Frame 1 (no input): blank canvas, image omitted
Frame 60 (the mouse pressed at the canvas centre just before this capture): blank canvas, image omitted
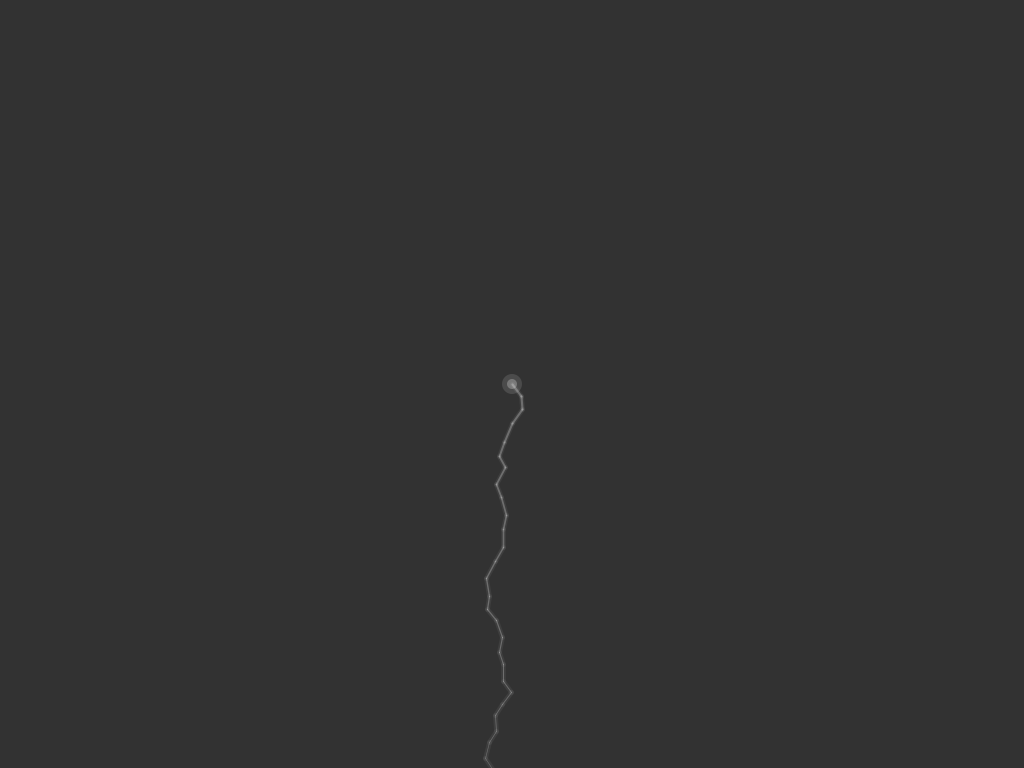
Frame 120 (the mouse held since frame 60 and released just before this capture)

The Processing sketch whose frames 1 and 60 were blank and that drew this single picture after the mouse press (run headless with seeded random() and noise(); from frame 60 on, the mouse is pressed at the canvas centre):

// Processing sketch: SketchLightning
// ── SketchLightning.pde
// lightning
// @REF(https://www.youtube.com/watch?v=RLWIBrweSU8)

LightningSegment mRoot;
final int MAX_ITERATION_LEVELS = 32;

void settings() {
  size(1024, 768);
}

void setup() {
}

void draw() {
  background(50);

  if (mRoot != null) {
    mRoot.update();
    drawOrigin(g);
    mRoot.draw(g);
  }
}

void drawOrigin(PGraphics pg) {
  pg.noStroke();
  pg.fill(255, 31);
  pg.ellipse(mRoot.position.x, mRoot.position.y, 20, 20);
  pg.fill(255, 64);
  pg.ellipse(mRoot.position.x, mRoot.position.y, 10, 10);
  pg.noFill();
}

void mousePressed() {
  spawnLightning();
}

void spawnLightning() {
  mRoot = new LightningSegment(MAX_ITERATION_LEVELS);
  mRoot.position.set(mouseX, mouseY);
  lightning_hit_ground = false;
}

static boolean lightning_hit_ground = false;

class LightningSegment {
  final int MAX_NUMBER_OF_CHILDREN = 2;
  final float X_OFFSET = 10;
  final float Y_OFFSET_MIN = 10;
  final float Y_OFFSET_MAX = 20;
  final int MAX_ITERATIONS = 10;
  final float SPAWN_PROBABILITY = 0.7;


  PVector position = new PVector();
  ArrayList<LightningSegment> children = new ArrayList<LightningSegment>();
  int mIterations = 0;
  boolean mSpawned = false;
  int mLevel = 0;

  LightningSegment(int pLevel) {
    mLevel = pLevel;
  }

  void draw(PGraphics pg) {
    for (LightningSegment ls : children) {
      final float mGlowScale = 4;
      pg.strokeWeight(mGlowScale * (0.2 + 1.0));
      pg.stroke(255, 15);
      pg.line(position.x, position.y, ls.position.x, ls.position.y);

      pg.strokeWeight(0.2 + 2 * mLevel / (float)MAX_ITERATION_LEVELS);
      pg.stroke(255, 63);
      pg.line(position.x, position.y, ls.position.x, ls.position.y);

      ls.draw(pg);
    }
  }

  void update() {
    mIterations++;

    //spawn_max_children();
    spawn_once();

    if (position.y > height) {
      lightning_hit_ground = true;
    }

    for (LightningSegment ls : children) {
      ls.update();
    }
  }

  void spawn_once() {
    if (
      mLevel > 0 
      && !mSpawned 
      && children.size() == 0 
      && mIterations < MAX_ITERATIONS 
      && random(1.0) < SPAWN_PROBABILITY
      ) {
      mSpawned = true;
      int[] mNumberOfChildrenProbabilities = {1, 1, 1, 1, 1, 1, 1, 1, 1, 1, 1, 1, 1, 1, 1, 1, 1, 1, 1, 1, 1, 2};
      int mNumberOfChildren = mNumberOfChildrenProbabilities[(int)random(0, mNumberOfChildrenProbabilities.length)];
      int mChildrenLevel = mLevel - 1;
      for (int i=0; i < mNumberOfChildren; i++) {
        LightningSegment mChild = new LightningSegment(mChildrenLevel);
        mChild.position.set(getNewPosition());
        children.add(mChild);
      }
    }
  }

  void spawn_max_children() {
    if (children.size() < MAX_NUMBER_OF_CHILDREN && mIterations < MAX_ITERATIONS) {
      if (random(1.0) < SPAWN_PROBABILITY) {
        LightningSegment mChild = new LightningSegment(mLevel--);
        mChild.position.set(getNewPosition());
        children.add(mChild);
      }
    }
  }

  PVector getNewPosition() {
    PVector mPosition = new PVector();
    mPosition.set(position);
    mPosition.x += random(-X_OFFSET, X_OFFSET);
    mPosition.y += random(Y_OFFSET_MIN, Y_OFFSET_MAX);
    return mPosition;
  }
}
